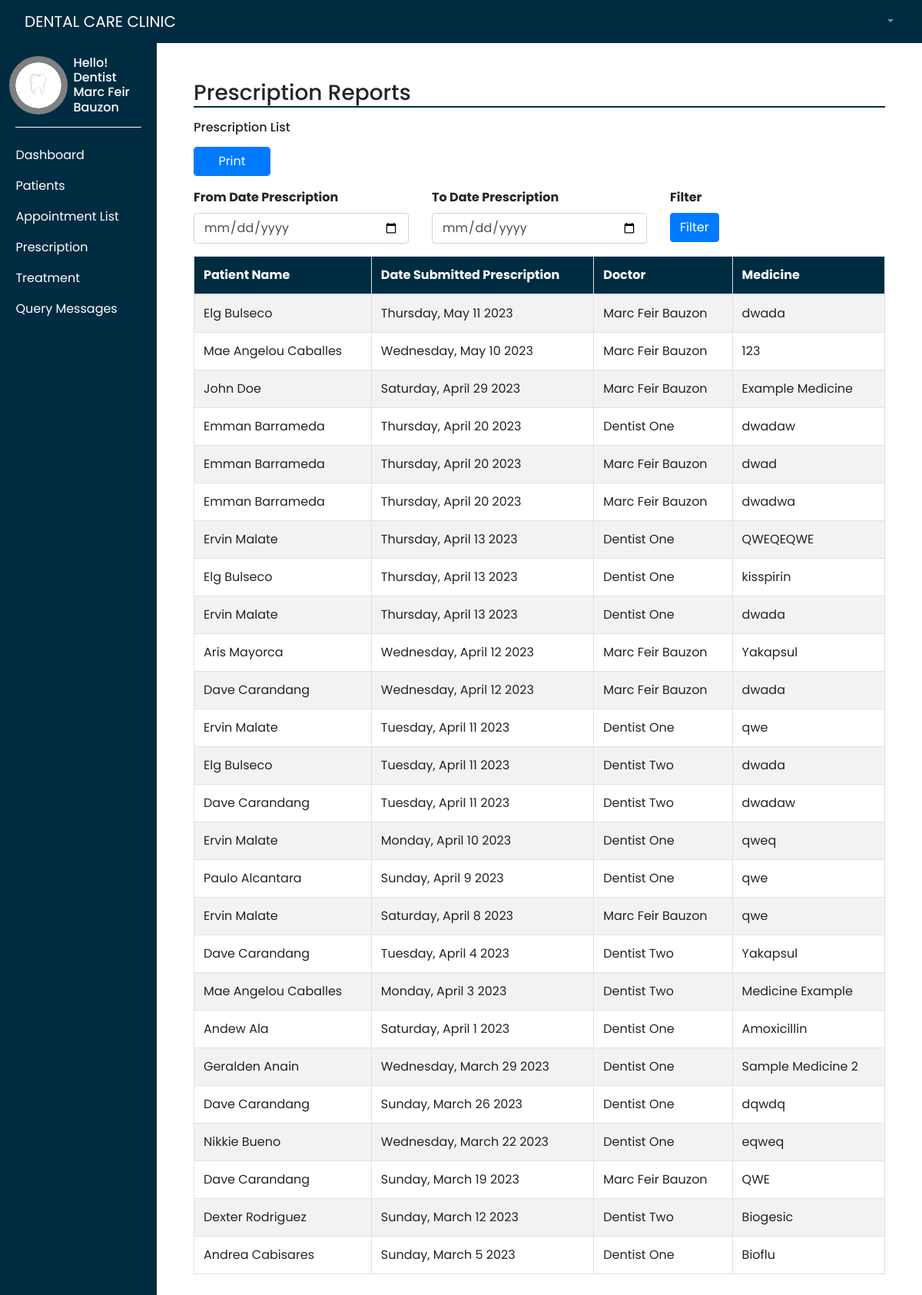
/adminPrescriptionReports_view.php (signed in), run on the app's committed database.
### tables this page shows
CREATE TABLE `prescription` (
  `prescriptionId` int(11) NOT NULL,
  `reqId` int(11) NOT NULL,
  `patientId` int(11) NOT NULL,
  `dentistId` int(11) NOT NULL,
  `serviceId` int(11) NOT NULL,
  `dateToday` varchar(250) NOT NULL,
  `patientName` varchar(250) NOT NULL,
  `dentistName` varchar(250) NOT NULL,
  `medicine` varchar(250) NOT NULL,
  `notes` varchar(250) NOT NULL,
  `date_Submitted` varchar(250) NOT NULL
);

### adminPrescriptionReports_view.php (the view, shortened to what this page needs)
<?php
require_once "connection.php";
?>
<!DOCTYPE html>
<html lang="en">
<head>
    <link rel="stylesheet" href="styles/dashAdmin.css">
    <link rel="stylesheet" href="https://maxcdn.bootstrapcdn.com/bootstrap/4.0.0/css/bootstrap.min.css"/>
</head>
<body style="height: 100vh;">
    <div class="" style=" width: 100%">
        <?php require("templates/main-header.php"); ?>
    </div>
    <div class="d-flex" >
        <div class="bg-dark" style="width: 17%">
            <?php require("templates/sidebar.php"); ?>
        </div>
        <div style="width: 83%">
            <div class="p-5">
                <h3 style="border-bottom: 2px solid #002c42">Prescription Reports</h3>
                <h6 class="mt-3 mb-3">Prescription List</h6>
                <form action="adminPrescriptionReports_print.php" method="POST">
                    <input type="submit" value="Print" name="printBtn" class="btn btn-primary form-control mb-3" style="width: 100px;">
                </form>
                <form action="adminPrescriptionReports_filter.php" method="get">
                    <div class="row">
                        <div class="col-md-4">
                            <div class="form-group">
                                <label for="" class="font-weight-bold">From Date Prescription</label>
                                <input type="date" name="from_date" class="form-control">
                            </div>
                        </div>
                        <div class="col-md-4">
                            <div class="form-group">
                                <label for="" class="font-weight-bold">To Date Prescription</label>
                                <input type="date" name="to_date" class="form-control">
                            </div>
                        </div>
                        <div class="col-md-4">
                            <div class="form-group">
                                <div>
                                    <label for="" class="font-weight-bold">Filter</label>
                                </div>
                                <button type="submit" class="btn btn-primary">Filter</button>
                            </div>
                        </div>
                    </div>
                </form>
                <?php
                    $sqlp = "SELECT * FROM prescription ORDER BY date_Submitted DESC";
                    $resultp = $conn->query($sqlp);
                ?>
                <table class="table table-hover table-striped table-bordered" style="margin-bottom: 300px;">
                    <thead style="background-color: #002c42 !important; color: white; text-align: left">
                        <tr>
                        <th scope="col">Patient Name</th>
                        <th scope="col">Date Submitted Prescription</th>
                        <th scope="col">Doctor</th>
                        <th scope="col">Medicine</th>
                        </tr>
                    </thead>
                    <tbody>
                        <?php if ($resultp->num_rows > 0) { ?>
                        <?php while($rowp = $resultp->fetch_assoc()){?>
                        <tr>
                            <td><?php echo $rowp['patientName']; ?></td>
                            <td>
                                <?php echo date("l, F j Y", strtotime($rowp['date_Submitted']));?>
                            </td>
                            <td><?php echo $rowp['dentistName']; ?></td>
                            <td><?php echo $rowp['medicine']; ?></td>
                        </tr>
                        <?php }?>
                        <?php } ?>
                    </tbody>
                </table>
            </div>
        </div>
    </div>
</body>
</html>

### styles/dashAdmin.css (style rules this page uses)
* { margin: 0; padding: 0; font-family: 'Poppins', sans-serif !important; box-sizing: border-box; }

### data on the page
prescription: patientName "Elg Bulseco", date_Submitted "Thursday, May 11 2023", dentistName "Marc Feir Bauzon", medicine "dwada"
prescription: patientName "Mae Angelou Caballes", date_Submitted "Wednesday, May 10 2023", dentistName "Marc Feir Bauzon", medicine "123"
prescription: patientName "John Doe", date_Submitted "Saturday, April 29 2023", dentistName "Marc Feir Bauzon", medicine "Example Medicine"
prescription: patientName "Emman Barrameda", date_Submitted "Thursday, April 20 2023", dentistName "Dentist One", medicine "dwadaw"
prescription: patientName "Emman Barrameda", date_Submitted "Thursday, April 20 2023", dentistName "Marc Feir Bauzon", medicine "dwad"
prescription: patientName "Emman Barrameda", date_Submitted "Thursday, April 20 2023", dentistName "Marc Feir Bauzon", medicine "dwadwa"
prescription: patientName "Ervin Malate", date_Submitted "Thursday, April 13 2023", dentistName "Dentist One", medicine "QWEQEQWE"
prescription: patientName "Elg Bulseco", date_Submitted "Thursday, April 13 2023", dentistName "Dentist One", medicine "kisspirin"
prescription: patientName "Ervin Malate", date_Submitted "Thursday, April 13 2023", dentistName "Dentist One", medicine "dwada"
prescription: patientName "Aris Mayorca", date_Submitted "Wednesday, April 12 2023", dentistName "Marc Feir Bauzon", medicine "Yakapsul"
prescription: patientName "Dave Carandang", date_Submitted "Wednesday, April 12 2023", dentistName "Marc Feir Bauzon", medicine "dwada"
prescription: patientName "Ervin Malate", date_Submitted "Tuesday, April 11 2023", dentistName "Dentist One", medicine "qwe"
prescription: patientName "Elg Bulseco", date_Submitted "Tuesday, April 11 2023", dentistName "Dentist Two", medicine "dwada"
prescription: patientName "Dave Carandang", date_Submitted "Tuesday, April 11 2023", dentistName "Dentist Two", medicine "dwadaw"
prescription: patientName "Ervin Malate", date_Submitted "Monday, April 10 2023", dentistName "Dentist One", medicine "qweq"
prescription: patientName "Paulo Alcantara", date_Submitted "Sunday, April 9 2023", dentistName "Dentist One", medicine "qwe"
prescription: patientName "Ervin Malate", date_Submitted "Saturday, April 8 2023", dentistName "Marc Feir Bauzon", medicine "qwe"
prescription: patientName "Dave Carandang", date_Submitted "Tuesday, April 4 2023", dentistName "Dentist Two", medicine "Yakapsul"
prescription: patientName "Mae Angelou Caballes", date_Submitted "Monday, April 3 2023", dentistName "Dentist Two", medicine "Medicine Example"
prescription: patientName "Andew Ala", date_Submitted "Saturday, April 1 2023", dentistName "Dentist One", medicine "Amoxicillin"
prescription: patientName "Geralden Anain", date_Submitted "Wednesday, March 29 2023", dentistName "Dentist One", medicine "Sample Medicine 2"
prescription: patientName "Dave Carandang", date_Submitted "Sunday, March 26 2023", dentistName "Dentist One", medicine "dqwdq"
prescription: patientName "Nikkie Bueno", date_Submitted "Wednesday, March 22 2023", dentistName "Dentist One", medicine "eqweq"
prescription: patientName "Dave Carandang", date_Submitted "Sunday, March 19 2023", dentistName "Marc Feir Bauzon", medicine "QWE"
prescription: patientName "Dexter Rodriguez", date_Submitted "Sunday, March 12 2023", dentistName "Dentist Two", medicine "Biogesic"
prescription: patientName "Andrea Cabisares", date_Submitted "Sunday, March 5 2023", dentistName "Dentist One", medicine "Bioflu"

### other printed values
$_SESSION['position'] "Dentist"
$_SESSION['fullname'] "Marc Feir Bauzon"
